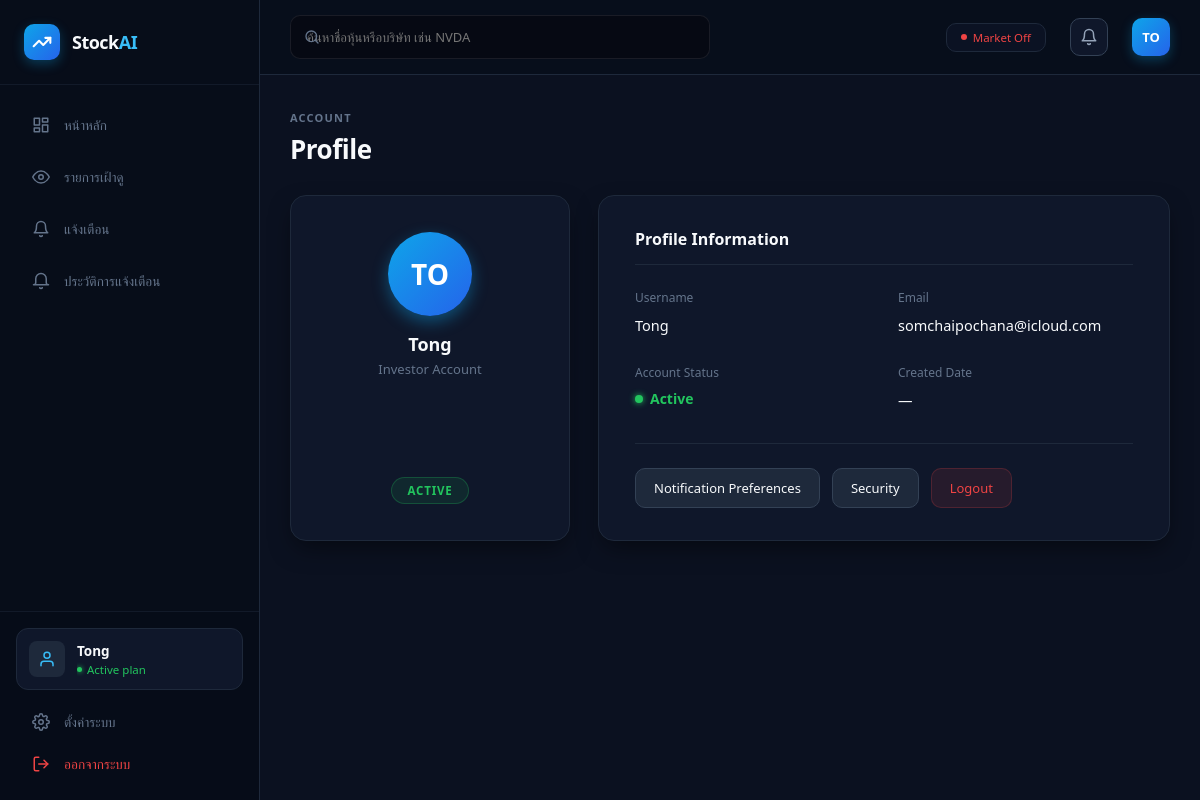
Screenshot of /profile (signed in) with the database file from the repository.
### tables this page shows
CREATE TABLE users (
            id INTEGER PRIMARY KEY AUTOINCREMENT,
            username TEXT UNIQUE NOT NULL,
            email TEXT UNIQUE NOT NULL,
            password TEXT NOT NULL,
            is_admin BOOLEAN DEFAULT 0
        );

### app.py (the view)
@app.route("/profile")
@login_required
def profile_page():
  return render_template("profile.html")

### templates/profile.html
{% extends "base.html" %}
{% block content %}
<div class="profile-container" style="max-width: 1150px; margin: 0 auto; padding-bottom: 40px;">
    <div style="margin-bottom: 28px;">
        <span style="font-size: 11px; text-transform: uppercase; letter-spacing: 1.2px; color: #64748b; font-weight: 600;">Account</span>
        <h1 style="font-size: 26px; font-weight: 700; color: #f8fafc; margin-top: 4px; letter-spacing: -0.5px;">Profile</h1>
    </div>
    <div style="display: grid; grid-template-columns: 280px 1fr; gap: 28px; align-items: stretch;">
        <div style="background: #0f172a; border: 1px solid #1e293b; border-radius: 16px; padding: 36px 20px; text-align: center; box-shadow: 0 10px 25px -5px rgba(0,0,0,0.5); display: flex; flex-direction: column; justify-content: space-between; align-items: center;">
            <div>
                <div style="width: 84px; height: 84px; background: linear-gradient(135deg, #0ea5e9, #2563eb); border-radius: 50%; display: flex; align-items: center; justify-content: center; font-size: 28px; font-weight: bold; color: #ffffff; margin: 0 auto 16px; box-shadow: 0 6px 16px rgba(14, 165, 233, 0.4);">
                    {% if current_user.is_authenticated and current_user.username %}
                        {{ current_user.username[:2] | upper }}
                    {% else %}
                        TO
                    {% endif %}
                </div>
                <h3 style="color: #f8fafc; font-size: 18px; font-weight: 600; margin: 0 0 4px 0;">
                    {% if current_user.is_authenticated %}{{ current_user.username }}{% else %}Tong{% endif %}
                </h3>
                <p style="color: #64748b; font-size: 13px; margin: 0;">Investor Account</p>
            </div>
            <div style="display: inline-block; background: rgba(34, 197, 94, 0.1); border: 1px solid rgba(34, 197, 94, 0.25); color: #22c55e; padding: 5px 16px; border-radius: 20px; font-size: 11.5px; font-weight: 600; letter-spacing: 0.8px; margin-top: 24px;">
                ACTIVE
            </div>
        </div>
        <div style="background: #0f172a; border: 1px solid #1e293b; border-radius: 16px; padding: 32px 36px; box-shadow: 0 10px 25px -5px rgba(0,0,0,0.5); display: flex; flex-direction: column; justify-content: space-between;">
           <div>
                <h3 style="color: #f8fafc; font-size: 16px; font-weight: 600; margin: 0 0 24px 0; border-bottom: 1px solid #1e293b; padding-bottom: 14px;">
                    Profile Information
                </h3>
                <div style="display: grid; grid-template-columns: 1fr 1fr; gap: 28px; margin-bottom: 32px;">
                    <div>
                        <span style="display: block; color: #64748b; font-size: 12px; font-weight: 500; margin-bottom: 8px;">Username</span>
                        <span style="color: #f8fafc; font-size: 14.5px; font-weight: 500;">
                            {% if current_user.is_authenticated %}{{ current_user.username }}{% else %}Tong{% endif %}
                        </span>
                    </div>
                    <div>
                        <span style="display: block; color: #64748b; font-size: 12px; font-weight: 500; margin-bottom: 8px;">Email</span>
                        <span style="color: #f8fafc; font-size: 14.5px; font-weight: 500;">
                            {% if current_user.is_authenticated and current_user.email %}{{ current_user.email }}{% else %}somchaipochana@icloud.com{% endif %}
                        </span>
                    </div>
                    <div>
                        <span style="display: block; color: #64748b; font-size: 12px; font-weight: 500; margin-bottom: 8px;">Account Status</span>
                        <span style="color: #22c55e; font-size: 14px; font-weight: 600; display: flex; align-items: center; gap: 7px;">
                            <span style="width: 8px; height: 8px; background: #22c55e; border-radius: 50%; box-shadow: 0 0 6px #22c55e;"></span> Active
                        </span>
                    </div>
                    <div>
                        <span style="display: block; color: #64748b; font-size: 12px; font-weight: 500; margin-bottom: 8px;">Created Date</span>
                        <span style="color: #f8fafc; font-size: 14.5px; font-weight: 500;">
                            {% if current_user.is_authenticated and current_user.created_at %}{{ current_user.created_at.strftime('%Y-%m-%d') }}{% else %}—{% endif %}
                        </span>
                    </div>
                </div>
            </div>
            <div style="border-top: 1px solid #1e293b; padding-top: 24px; display: flex; gap: 12px; flex-wrap: wrap; align-items: center;">
                <a href="{{ url_for('notifications_page') }}" style="background: #1e293b; color: #f8fafc; border: 1px solid #334155; padding: 10px 18px; border-radius: 10px; font-size: 13px; font-weight: 500; text-decoration: none; transition: all 0.2s;" onmouseover="this.style.borderColor='#38bdf8'; this.style.color='#38bdf8'" onmouseout="this.style.borderColor='#334155'; this.style.color='#f8fafc'">
                    Notification Preferences
                </a>
                <a href="{{ url_for('profile_page') }}" style="background: #1e293b; color: #f8fafc; border: 1px solid #334155; padding: 10px 18px; border-radius: 10px; font-size: 13px; font-weight: 500; text-decoration: none; transition: all 0.2s;" onmouseover="this.style.borderColor='#38bdf8'; this.style.color='#38bdf8'" onmouseout="this.style.borderColor='#334155'; this.style.color='#f8fafc'">
                    Security
                </a>
                {% if current_user.is_authenticated %}
                <a href="{{ url_for('logout') }}" style="background: rgba(239, 68, 68, 0.1); color: #ef4444; border: 1px solid rgba(239, 68, 68, 0.2); padding: 10px 18px; border-radius: 10px; font-size: 13px; font-weight: 500; text-decoration: none; transition: all 0.2s;" onmouseover="this.style.background='rgba(239, 68, 68, 0.2)'" onmouseout="this.style.background='rgba(239, 68, 68, 0.1)'">
                    Logout
                </a>
                {% endif %}
            </div>
        </div>
    </div>
</div>
{% endblock %}

### templates/base.html (shortened to what this page needs)
<!DOCTYPE html>
<html lang="{{ current_lang }}">
<head>
    <link rel="stylesheet" href="{{ url_for('static', filename='style.css') }}">
</head>
<body>
    <div class="app-container" style="display: flex; height: 100vh; overflow: hidden;">
        <aside class="sidebar" style="background: #070d19; border-right: 1px solid #1e293b; width: 260px; display: flex; flex-direction: column; flex-shrink: 0;">
            <div class="sidebar-brand" style="padding: 24px; display: flex; align-items: center; gap: 12px; border-bottom: 1px solid rgba(30, 41, 59, 0.5);">
                <div style="background: linear-gradient(135deg, #0ea5e9, #2563eb); padding: 8px; border-radius: 10px; display: flex; align-items: center; justify-content: center; box-shadow: 0 4px 12px rgba(14, 165, 233, 0.3);">
                    <svg width="20" height="20" viewBox="0 0 24 24" fill="none" stroke="#ffffff" stroke-width="2.5" stroke-linecap="round" stroke-linejoin="round"><polyline points="22 7 13.5 15.5 8.5 10.5 2 17"></polyline><polyline points="16 7 22 7 22 13"></polyline></svg>
                </div>
                <h2 style="margin: 0; font-size: 18px; color: #f8fafc; font-weight: 700; letter-spacing: -0.5px;">Stock<span style="color: #38bdf8;">AI</span></h2>
            </div>
            <nav class="sidebar-nav" style="padding: 20px 16px; display: flex; flex-direction: column; overflow-y: auto; flex-grow: 1;">
                <a href="{{ url_for('dashboard') }}" class="{{ 'active' if request.endpoint == 'dashboard' else '' }}">
                    <svg viewBox="0 0 24 24"><rect x="3" y="3" width="7" height="9"></rect><rect x="14" y="3" width="7" height="5"></rect><rect x="14" y="12" width="7" height="9"></rect><rect x="3" y="16" width="7" height="5"></rect></svg>
                    {{ t('dashboard') }}
                </a>
                <a href="{{ url_for('watchlist_page') }}" class="{{ 'active' if request.endpoint == 'watchlist_page' else '' }}">
                    <svg viewBox="0 0 24 24"><path d="M1 12s4-8 11-8 11 8 11 8-4 8-11 8-11-8-11-8z"></path><circle cx="12" cy="12" r="3"></circle></svg>
                    {{ t('watchlist') }}
                </a>
                <a href="{{ url_for('alerts_page') }}" class="{{ 'active' if request.endpoint == 'alerts_page' else '' }}">
                    <svg viewBox="0 0 24 24"><path d="M18 8A6 6 0 0 0 6 8c0 7-3 9-3 9h18s-3-2-3-9"></path><path d="M13.73 21a2 2 0 0 1-3.46 0"></path></svg>
                    {{ t('alerts') }}
                </a>
                <a href="{{ url_for('notifications_page') }}" class="{{ 'active' if request.endpoint == 'notifications_page' else '' }}">
                    <svg viewBox="0 0 24 24"><path d="M22 17H2a3 3 0 0 0 3-3V9a7 7 0 0 1 14 0v5a3 3 0 0 0 3 3zm-8.27 4a2 2 0 0 1-3.46 0"></path></svg>
                    {{ t('notifications') }}
                </a>
            </nav>
            <div style="padding: 16px; border-top: 1px solid rgba(30, 41, 59, 0.5); background: rgba(7, 13, 25, 0.5);">
                <a href="{{ url_for('profile_page') }}" style="display: flex; align-items: center; gap: 12px; background: #0f172a; border: 1px solid #1e293b; padding: 12px; border-radius: 12px; margin-bottom: 12px; text-decoration: none; transition: all 0.2s;" onmouseover="this.style.borderColor='#38bdf8'; this.style.background='#131c31'" onmouseout="this.style.borderColor='#1e293b'; this.style.background='#0f172a'">
                    <div style="width: 36px; height: 36px; background: #1e293b; border-radius: 8px; display: flex; align-items: center; justify-content: center; color: #38bdf8; flex-shrink: 0;">
                        <svg width="18" height="18" viewBox="0 0 24 24" fill="none" stroke="currentColor" stroke-width="2" stroke-linecap="round" stroke-linejoin="round"><path d="M20 21v-2a4 4 0 0 0-4-4H8a4 4 0 0 0-4 4v2"></path><circle cx="12" cy="7" r="4"></circle></svg>
                    </div>
                    <div style="overflow: hidden;">
                        <div style="color: #f8fafc; font-size: 13.5px; font-weight: 600; white-space: nowrap; overflow: hidden; text-overflow: ellipsis;">
                            {% if current_user.is_authenticated %}{{ current_user.username }}{% else %}Tong{% endif %}
                        </div>
                        <div style="color: #22c55e; font-size: 11.5px; font-weight: 500; display: flex; align-items: center; gap: 5px; margin-top: 2px;">
                            <span style="width: 5px; height: 5px; background: #22c55e; border-radius: 50%; box-shadow: 0 0 5px #22c55e;"></span> Active plan
                        </div>
                    </div>
                </a>
                <div class="sidebar-nav" style="padding: 0; display: flex; flex-direction: column; gap: 2px;">
                    <a href="{{ url_for('settings_page') }}" class="{{ 'active' if request.endpoint == 'settings_page' else '' }}" style="margin-bottom: 0;">
                        {{ t('settings') }}
                    </a>
                    {% if current_user.is_authenticated %}
                    <a href="{{ url_for('logout') }}" style="color: #ef4444; margin-bottom: 0;" onmouseover="this.style.background='rgba(239, 68, 68, 0.1)'; this.style.color='#ef4444'" onmouseout="this.style.background='transparent'; this.style.color='#ef4444'">
                        <svg viewBox="0 0 24 24" style="stroke: #ef4444;"><path d="M9 21H5a2 2 0 0 1-2-2V5a2 2 0 0 1 2-2h4"></path><polyline points="16 17 21 12 16 7"></polyline><line x1="21" y1="12" x2="9" y2="12"></line></svg>
                        {{ t('logout') }}
                    </a>
                    {% endif %}
                </div>
            </div>
        </aside>
        <main class="main-content" style="flex: 1; display: flex; flex-direction: column; overflow-y: auto;">
            <header class="topbar" style="display: flex; justify-content: space-between; align-items: center; padding: 0 30px; height: 75px; background: rgba(7, 13, 25, 0.85); backdrop-filter: blur(10px); border-bottom: 1px solid #1e293b; position: sticky; top: 0; z-index: 100;">
                <div style="position: relative; display: flex; align-items: center; width: 420px;">
                    <svg width="16" height="16" viewBox="0 0 24 24" fill="none" stroke="#64748b" stroke-width="2" stroke-linecap="round" stroke-linejoin="round" style="position: absolute; left: 14px;"><circle cx="11" cy="11" r="8"></circle><line x1="21" y1="21" x2="16.65" y2="16.65"></line></svg>
                    <input type="text" id="globalStockSearch" placeholder="{{ t('search_placeholder') }}" autocomplete="off"
                        style="width: 100%; background: #0f172a; border: 1px solid #334155; color: #f8fafc; padding: 10px 14px 10px 40px; border-radius: 10px; font-size: 13px; outline: none; transition: all 0.2s;"
                        oninput="searchGlobalStocks(this.value)"
                        onkeydown="handleGlobalSearchKey(event)"
                        onfocus="this.style.borderColor='#38bdf8'; this.style.boxShadow='0 0 0 3px rgba(56,189,248,0.15)'"
                        onblur="this.style.borderColor='#334155'; this.style.boxShadow='none'">
                </div>
                <div style="display: flex; align-items: center; gap: 24px;">
                    <div style="text-align: right; display: flex; flex-direction: column; gap: 3px; background: rgba(15, 23, 42, 0.6); padding: 6px 14px; border-radius: 10px; border: 1px solid #1e293b;">
                        <span id="marketStatusText" style="font-size: 11.5px; color: #ef4444; font-weight: 500; display: flex; align-items: center; gap: 6px; justify-content: flex-end;">
                            <span id="marketStatusDot" style="width: 6px; height: 6px; background: #ef4444; border-radius: 50%;"></span>
                            <span id="marketStatusLabel">Market Off</span>
                        </span>
                    </div>
                    <a href="{{ url_for('notifications_page') }}" style="background: #0f172a; border: 1px solid #334155; width: 38px; height: 38px; border-radius: 10px; display: flex; align-items: center; justify-content: center; color: #94a3b8; text-decoration: none; transition: all 0.2s;" onmouseover="this.style.borderColor='#38bdf8'; this.style.color='#38bdf8'" onmouseout="this.style.borderColor='#334155'; this.style.color='#94a3b8'">
                        <svg width="18" height="18" viewBox="0 0 24 24" fill="none" stroke="currentColor" stroke-width="2" stroke-linecap="round" stroke-linejoin="round"><path d="M18 8A6 6 0 0 0 6 8c0 7-3 9-3 9h18s-3-2-3-9"></path><path d="M13.73 21a2 2 0 0 1-3.46 0"></path></svg>
                    </a>
                    <div style="background: linear-gradient(135deg, #0ea5e9, #2563eb); color: #ffffff; width: 38px; height: 38px; border-radius: 10px; display: flex; align-items: center; justify-content: center; font-weight: bold; font-size: 13px; box-shadow: 0 4px 12px rgba(14, 165, 233, 0.3);">
                        TO
                    </div>
                </div>
            </header>
            <div class="content-body" style="padding: 30px; background: #0b1120; min-height: calc(100vh - 75px);">
                {% block content %}{% endblock %}
            </div>
        </main>
    </div>
</body>
</html>

### rows the page displays
users: username "Tong", username "TO", email "somchaipochana@icloud.com"

### other values shown
{{ t('dashboard') }} "หน้าหลัก"
{{ t('watchlist') }} "รายการเฝ้าดู"
{{ t('alerts') }} "แจ้งเตือน"
{{ t('notifications') }} "ประวัติการแจ้งเตือน"
{{ t('settings') }} "ตั้งค่าระบบ"
{{ t('logout') }} "ออกจากระบบ"
